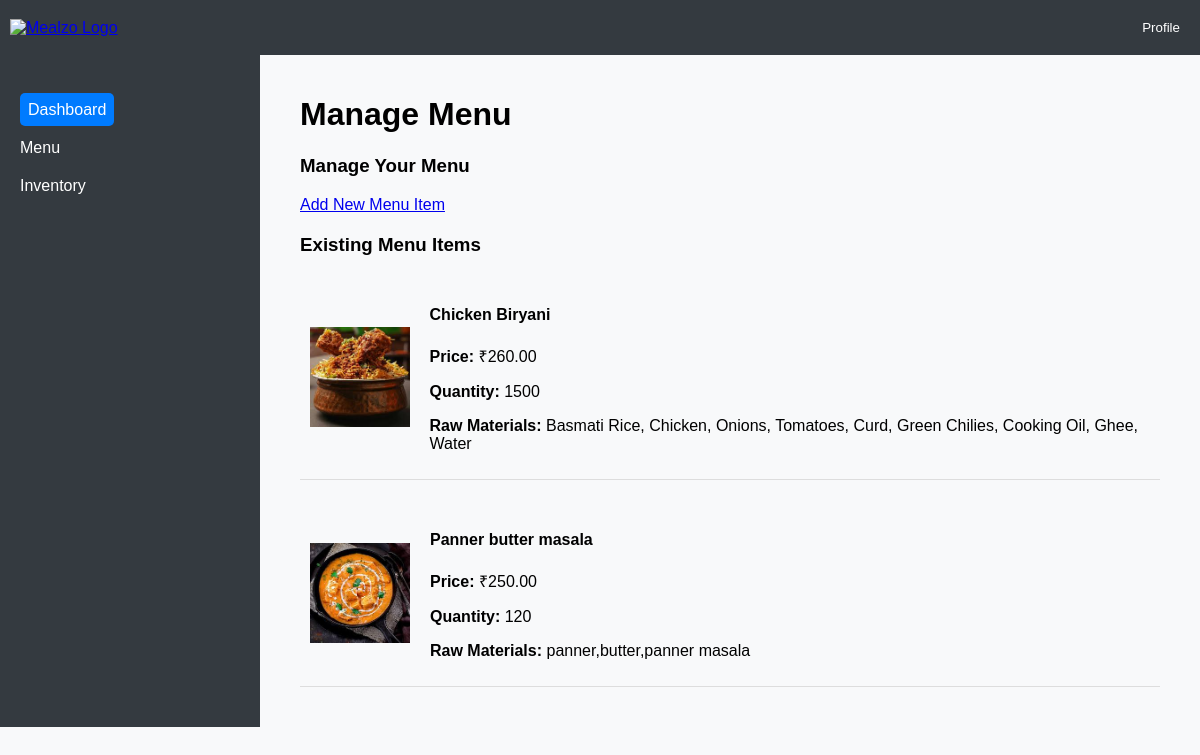
The app's page /manage_menu/ (signed in) with its own data.
### mealzoapp/models.py (models this page shows, shortened)
class MenuItem(models.Model):
    restaurant = models.ForeignKey(Restaurant, on_delete=models.CASCADE, related_name='menu_items')
    name = models.CharField(max_length=100)
    image = models.ImageField(upload_to='static/images/menu_items/', blank=True, null=True)
    price = models.DecimalField(max_digits=5, decimal_places=2)
    quantity = models.IntegerField()
    raw_materials = models.TextField()  # Comma-separated list of raw materials

### mealzoapp/views.py (the view)
# urls.py: path('manage_menu/', views.manage_menu, name='manage_menu'),  # Manage menu items
def manage_menu(request):
    if 'restaurant_id' not in request.session:
        return redirect('restaurant_login')
    restaurant_id = request.session['restaurant_id']
    restaurant = Restaurant.objects.get(id=restaurant_id)
    menu_items = MenuItem.objects.filter(restaurant=restaurant)
    context = {
        'restaurant': restaurant,
        'menu_items': menu_items,
    }
    return render(request, 'manage_menu.html', context)

### templates/manage_menu.html (shortened to what this page needs)
{% extends 'restaurant_base.html' %}
{% load static %}
{% block content %}
    <div class="menu-management-container">
        <h1>Manage Menu</h1>
        <div id="menu-form-container">
            <h3>Manage Your Menu</h3>
            <a href="{% url 'add_menu_item' %}" class="btn btn-success">Add New Menu Item</a>
        </div>
        <div class="menu-items-container">
            <h3>Existing Menu Items</h3>
            <div id="menu-items-list">
                {% for item in menu_items %}
                    <div class="menu-item" data-id="{{ item.id }}">
                        <img src="{{ item.image.url }}" alt="Food Item" class="menu-item-img">
                        <div class="menu-item-details">
                            <h4>{{ item.name }}</h4>
                            <p><strong>Price:</strong> ₹{{ item.price }}</p>
                            <p><strong>Quantity:</strong> {{ item.quantity }}</p>
                            <p><strong>Raw Materials:</strong> {{ item.raw_materials }}</p>
                        </div>
                    </div>
                {% endfor %}
            </div>
        </div>
    </div>
{% endblock %}

### static/css/styles.css (style rules this page uses)
body { font-family: Arial, sans-serif; margin: 0; padding: 0; }

### templates/restaurant_base.html (style rules this page uses)
body { font-family: Arial, sans-serif; background-color: #f8f9fa; margin: 0; padding: 0; }

### templates/manage_menu.html (style rules this page uses)
.menu-management-container { margin: 20px; }
.menu-items-container { margin-top: 20px; }
.menu-item { display: flex; align-items: center; margin-bottom: 20px; border-bottom: 1px solid #ddd; padding: 10px; }
.menu-item-img { width: 100px; height: 100px; margin-right: 20px; }

### records on screen
MenuItem: image (picture), name "Chicken Biryani", price "260.00", quantity "1500", raw_materials "Basmati Rice, Chicken, Onions, Tomatoes, Curd, Green Chilies, Cooking Oil, Ghee, Water"
MenuItem: image (picture), name "Panner butter masala", price "250.00", quantity "120", raw_materials "panner,butter,panner masala"
